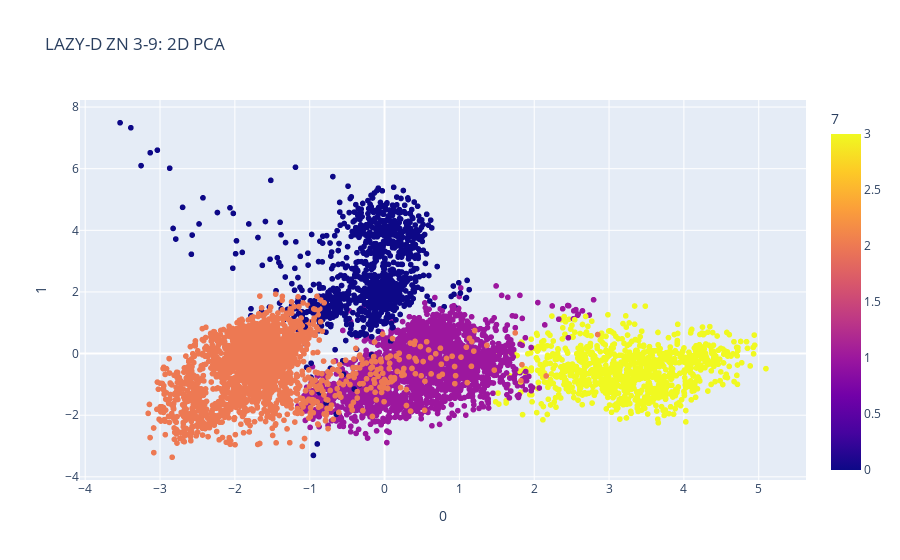
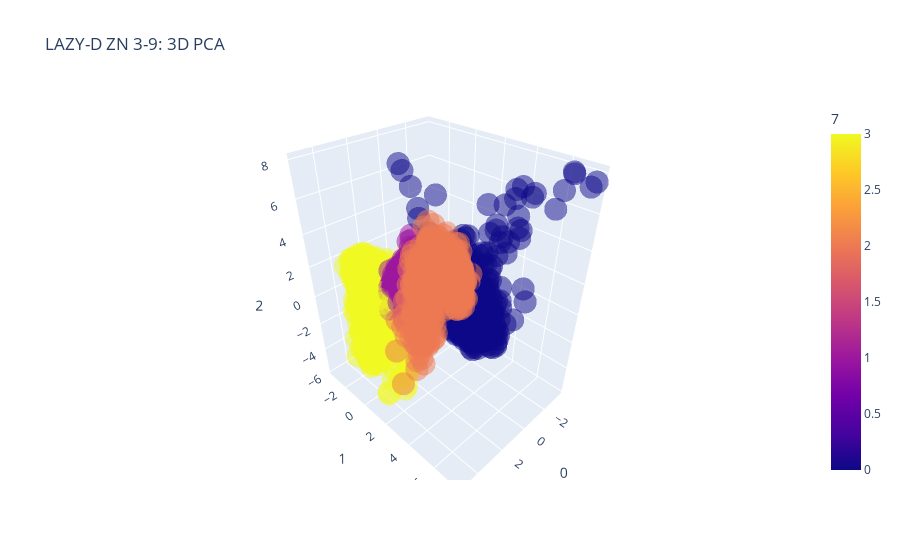
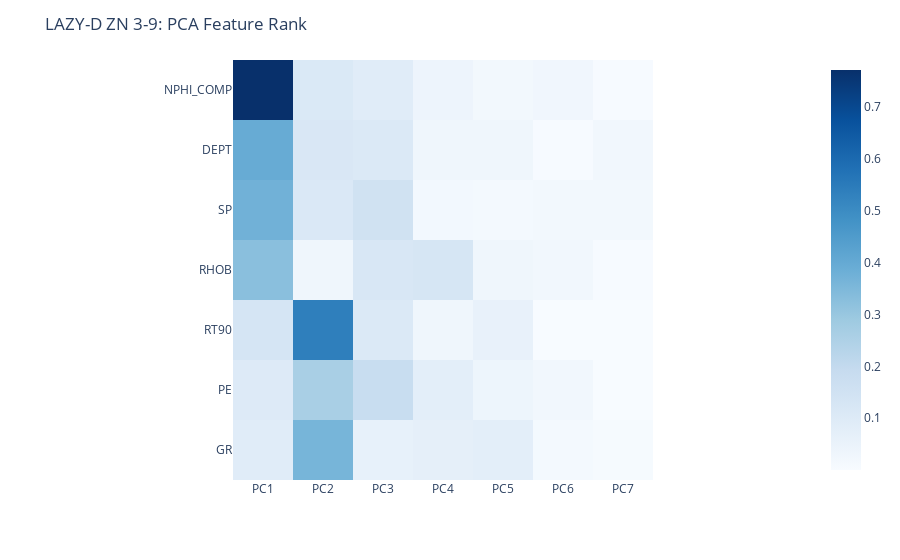

The code cell stored with these charts, in order, in its notebook:
### Code cell
# plot 2D pca with clusters
plot_pca_2D(lazy, key="merged_pca")

# plot 3D pca with clusters
plot_pca_3D(lazy, key="merged_pca")

# plot pca feature rank
plot_pca_rank(lazy, key="pca_rank")

# FIXME: adjust curve names in plot
# plot base log curves and clusters in log view
# plot_curves_prob(lazy)

### Figure 1 — Plotly figure (JSON) as saved in the notebook; plotly's stock layout.template omitted (floating-point values rounded to 4 significant figures; data arrays with more than 128 entries replaced by an {"elided": "..."} marker saying what was removed)
{"data": [{"hovertemplate": "0=%{x}<br>1=%{y}<br>7=%{marker.color}<extra></extra>", "legendgroup": "", "marker": {"color": {"elided": "7001 int values"}, "coloraxis": "coloraxis", "symbol": "circle"}, "mode": "markers", "name": "", "showlegend": false, "type": "scattergl", "x": {"elided": "7001 float values"}, "xaxis": "x", "y": {"elided": "7001 float values"}, "yaxis": "y"}], "layout": {"coloraxis": {"colorbar": {"title": {"text": "7"}}, "colorscale": [[0, "#0d0887"], [0.1111, "#46039f"], [0.2222, "#7201a8"], [0.3333, "#9c179e"], [0.4444, "#bd3786"], [0.5556, "#d8576b"], [0.6667, "#ed7953"], [0.7778, "#fb9f3a"], [0.8889, "#fdca26"], [1, "#f0f921"]]}, "legend": {"tracegroupgap": 0}, "title": {"text": "LAZY-D ZN 3-9: 2D PCA"}, "xaxis": {"anchor": "y", "domain": [0, 1], "title": {"text": "0"}}, "yaxis": {"anchor": "x", "domain": [0, 1], "title": {"text": "1"}}}}

### Figure 2 — Plotly figure (JSON) as saved in the notebook; plotly's stock layout.template omitted (floating-point values rounded to 4 significant figures; data arrays with more than 128 entries replaced by an {"elided": "..."} marker saying what was removed)
{"data": [{"hovertemplate": "0=%{x}<br>1=%{y}<br>2=%{z}<br>7=%{marker.color}<extra></extra>", "legendgroup": "", "marker": {"color": {"elided": "7001 int values"}, "coloraxis": "coloraxis", "opacity": 0.5, "symbol": "circle"}, "mode": "markers", "name": "", "scene": "scene", "showlegend": false, "type": "scatter3d", "x": {"elided": "7001 float values"}, "y": {"elided": "7001 float values"}, "z": {"elided": "7001 float values"}}], "layout": {"coloraxis": {"colorbar": {"title": {"text": "7"}}, "colorscale": [[0, "#0d0887"], [0.1111, "#46039f"], [0.2222, "#7201a8"], [0.3333, "#9c179e"], [0.4444, "#bd3786"], [0.5556, "#d8576b"], [0.6667, "#ed7953"], [0.7778, "#fb9f3a"], [0.8889, "#fdca26"], [1, "#f0f921"]]}, "legend": {"tracegroupgap": 0}, "scene": {"domain": {"x": [0, 1], "y": [0, 1]}, "xaxis": {"title": {"text": "0"}}, "yaxis": {"title": {"text": "1"}}, "zaxis": {"title": {"text": "2"}}}, "title": {"text": "LAZY-D ZN 3-9: 3D PCA"}}}

### Figure 3 — Plotly figure (JSON) as saved in the notebook; plotly's stock layout.template omitted (floating-point values rounded to 4 significant figures)
{"data": [{"coloraxis": "coloraxis", "hovertemplate": "x: %{x}<br>y: %{y}<br>color: %{z}<extra></extra>", "name": "0", "type": "heatmap", "x": ["PC1", "PC2", "PC3", "PC4", "PC5", "PC6", "PC7"], "xaxis": "x", "y": ["NPHI_COMP", "DEPT", "SP", "RHOB", "RT90", "PE", "GR"], "yaxis": "y", "z": [[0.7712, 0.1106, 0.08978, 0.04045, 0.01968, 0.02808, 0.005118], [0.3951, 0.1182, 0.1097, 0.0324, 0.03219, 0.005543, 0.02395], [0.3736, 0.1124, 0.1521, 0.0182, 0.01477, 0.0196, 0.02074], [0.3277, 0.03103, 0.12, 0.1295, 0.03263, 0.0225, 0.005517], [0.1345, 0.5367, 0.1093, 0.03086, 0.05931, 0.002002, 0.0001272], [0.1007, 0.2629, 0.183, 0.07843, 0.03747, 0.02477, 0.001358], [0.09008, 0.3629, 0.06075, 0.07082, 0.07744, 0.01376, 0.006197]]}], "layout": {"coloraxis": {"colorscale": [[0, "rgb(247,251,255)"], [0.125, "rgb(222,235,247)"], [0.25, "rgb(198,219,239)"], [0.375, "rgb(158,202,225)"], [0.5, "rgb(107,174,214)"], [0.625, "rgb(66,146,198)"], [0.75, "rgb(33,113,181)"], [0.875, "rgb(8,81,156)"], [1, "rgb(8,48,107)"]]}, "margin": {"t": 60}, "title": {"text": "LAZY-D ZN 3-9: PCA Feature Rank"}, "xaxis": {"anchor": "y", "constrain": "domain", "domain": [0, 1], "scaleanchor": "y", "showticklabels": true}, "yaxis": {"anchor": "x", "autorange": "reversed", "constrain": "domain", "domain": [0, 1], "showticklabels": true}}}
